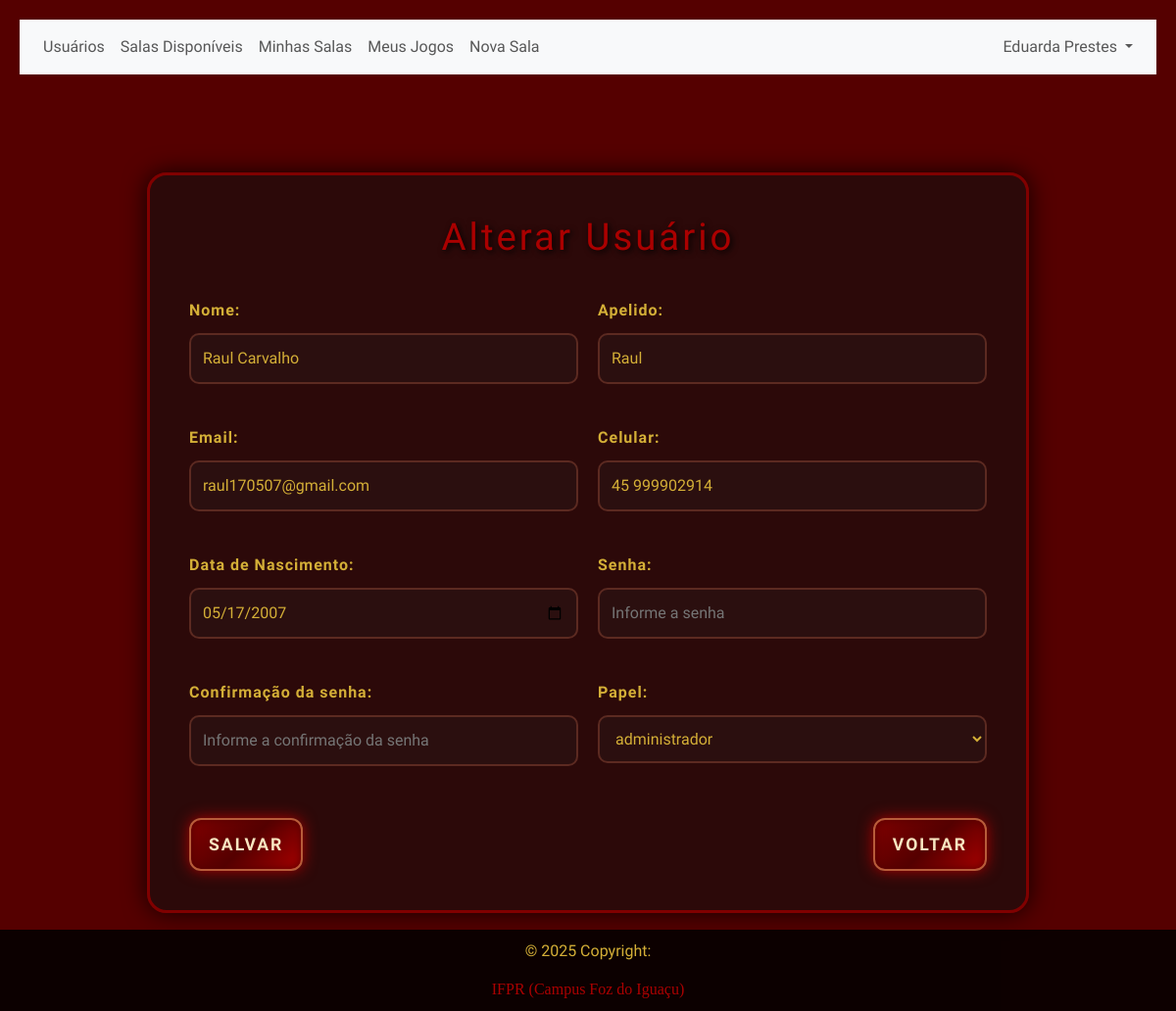
Screenshot of /app/controller/UsuarioController.php?action=edit&id=4 (signed in) with the database file from the repository.
### tables this page shows
CREATE TABLE IF NOT EXISTS `usuarios` (
    `id` INT NOT NULL AUTO_INCREMENT,
    `papel` ENUM('jogador', 'administrador') NOT NULL,
    `nome` VARCHAR(100) NOT NULL,
    `apelido` VARCHAR(50) NULL DEFAULT NULL,
    `email` VARCHAR(100) NOT NULL,
    `telefone` VARCHAR(20) NULL DEFAULT NULL,
    `data_nascimento` DATE NOT NULL,
    `senha` VARCHAR(255) NOT NULL,
    `foto` VARCHAR(255) NULL,
    PRIMARY KEY (`id`),
    UNIQUE INDEX `email_unique` (`email` ASC),
    UNIQUE INDEX `apelido_unique` (`apelido` ASC)
);

### app/model/Usuario.php (called while the page is built, shortened)
<?php
class Usuario
{
    private ?string $papel;
    private ?string $nome;
    private ?string $apelido;
    private ?string $email;
    private ?string $telefone;
    private ?string $dataNascimento;
    private ?string $senha;
    public function getPapel(): ?string
    {
        return $this->papel;
    }
    public function setPapel(?string $papel): self
    {
        $this->papel = $papel;
        return $this;
    }
    public function getNome(): ?string
    {
        return $this->nome;
    }
    public function setNome(?string $nome): self
    {
        $this->nome = $nome;
        return $this;
    }
    public function getApelido(): ?string
    {
        return $this->apelido;
    }
    public function setApelido(?string $apelido): self
    {
        $this->apelido = $apelido;
        return $this;
    }
    public function getEmail(): ?string
    {
        return $this->email;
    }
    public function setEmail(?string $email): self
    {
        $this->email = $email;
        return $this;
    }
    public function getTelefone(): ?string
    {
        return $this->telefone;
    }
    public function setTelefone(?string $telefone): self
    {
        $this->telefone = $telefone;
        return $this;
    }
    public function getDataNascimento(): ?string
    {
        return $this->dataNascimento;
    }
    public function setDataNascimento(?string $dataNascimento): self
    {
        $this->dataNascimento = $dataNascimento;
        return $this;
    }
    public function getSenha(): ?string
    {
        return $this->senha;
    }
    public function setSenha(?string $senha): self
    {
        $this->senha = $senha;
        return $this;
    }
}

### app/dao/UsuarioDAO.php (called while the page is built, shortened)
<?php
include_once(__DIR__ . "/../model/Usuario.php");
class UsuarioDAO
{
    public function findById(int $id)
    {
        $conn = Connection::getConn();
        $sql = "SELECT * FROM usuarios u" .
            " WHERE u.id = ?";
        $stm = $conn->prepare($sql);
        $stm->execute([$id]);
        $result = $stm->fetchAll();
        $usuarios = $this->mapUsuarios($result);
        if (count($usuarios) == 1)
            return $usuarios[0];
        elseif (count($usuarios) == 0)
            return null;
        die("UsuarioDAO.findById()" .
            " - Erro: mais de um usuário encontrado.");
    }
    private function mapUsuarios($result)
    {
        $usuarios = array();
        foreach ($result as $reg) {
            $usuario = new Usuario();
            $usuario->setId($reg['id']);
            $usuario->setPapel($reg['papel']);
            $usuario->setNome($reg['nome']);
            $usuario->setApelido($reg['apelido']);
            $usuario->setEmail($reg['email']);
            $usuario->setTelefone($reg['telefone']);
            $usuario->setDataNascimento($reg['data_nascimento']);
            $usuario->setSenha($reg['senha']);
            $usuario->setFoto($reg['foto']);
            array_push($usuarios, $usuario);
        }
        return $usuarios;
    }
}

### app/view/usuario/usu-form.php (the view, shortened to what this page needs)
<?php
require_once(__DIR__ . "/../include/header.php");
require_once(__DIR__ . "/../include/menu.php");
?>
<link rel="stylesheet" href="<?= BASEURL ?>/view/css/usu-form.css">
<div class="container">
    <h3>
        <?php if ($dados['id'] == 0) echo "Inserir";
        else echo "Alterar"; ?> Usuário
    </h3>
    <form id="frmUsuario" method="POST"
        action="<?= BASEURL ?>/controller/UsuarioController.php?action=save">
        <div class="form-grid">
            <div class="form-group">
                <label for="txtNome">Nome:</label>
                <input type="text" id="txtNome" name="nome" maxlength="100"
                    placeholder="Informe o nome"
                    value="<?= isset($dados["usuario"]) ? $dados["usuario"]->getNome() : '' ?>" />
            </div>
            <div class="form-group">
                <label for="txtApelido">Apelido:</label>
                <input type="text" id="txtApelido" name="apelido" maxlength="50"
                    placeholder="Informe o seu apelido"
                    value="<?= isset($dados["usuario"]) ? $dados["usuario"]->getApelido() : '' ?>" />
            </div>
            <div class="form-group">
                <label for="txtLogin">Email:</label>
                <input type="text" id="txtLogin" name="email" maxlength="100"
                    placeholder="Informe o email"
                    value="<?= isset($dados["usuario"]) ? $dados["usuario"]->getEmail() : '' ?>" />
            </div>
            <div class="form-group">
                <label for="txtTelefone">Celular:</label>
                <input type="text" id="txtTelefone" name="telefone" maxlength="20"
                    placeholder="Informe o seu celular"
                    value="<?= isset($dados["usuario"]) ? $dados["usuario"]->getTelefone() : '' ?>" />
            </div>
            <div class="form-group">
                <label for="txtDataNascimento">Data de Nascimento:</label>
                <input type="date" id="txtDataNascimento" name="data_nascimento"
                    value="<?= isset($dados["usuario"]) ? $dados["usuario"]->getDataNascimento() : '' ?>" />
            </div>
            <div class="form-group">
                <label for="txtSenha">Senha:</label>
                <input type="password" id="txtPassword" name="senha" maxlength="50"
                    placeholder="Informe a senha"
                    value="<?= isset($dados["usuario"]) ? $dados["usuario"]->getSenha() : '' ?>" />
            </div>
            <div class="form-group">
                <label for="txtConfSenha">Confirmação da senha:</label>
                <input type="password" id="txtConfSenha" name="conf_senha" maxlength="50"
                    placeholder="Informe a confirmação da senha"
                    value="<?= isset($dados['confSenha']) ? $dados['confSenha'] : '' ?>" />
            </div>
            <div class="form-group">
                <label for="selPapel">Papel:</label>
                <select name="papel" id="selPapel">
                    <?php foreach ($dados["papeis"] as $papel): ?>
                        <option value="<?= $papel ?>"
                            <?= (isset($dados["usuario"]) && $dados["usuario"]->getPapel() == $papel) ? "selected" : "" ?>>
                            <?= $papel ?>
                        </option>
                    <?php endforeach; ?>
                </select>
            </div>
        </div>
        <div class="actions">
            <button type="submit" class="btn">Salvar</button>
            <a class="btn" href="<?= BASEURL ?>/controller/UsuarioController.php?action=list">Voltar</a>
        </div>
    </form>
</div>
<?php
require_once(__DIR__ . "/../include/footer.php");
?>

### app/view/css/usu-form.css (style rules this page uses)
body { background-color: #550000; font-family: 'Caudex', serif; color: #d4af37; margin: 0; padding: 20px; }
.container { background: rgba(40, 10, 10, 0.9); border: 3px solid #800000; padding: 40px; border-radius: 20px; box-shadow: 0 0 25px rgba(0, 0, 0, 0.8); max-width: 900px; margin: 100px auto 80px auto; backdrop-filter: blur(6px); }
h3 { font-family: 'Caudex', cursive; font-size: 2.4em; color: #aa0000; text-shadow: 2px 2px 6px #000; margin-bottom: 40px; text-align: center; letter-spacing: 3px; }
.form-grid { display: grid; grid-template-columns: 1fr 1fr; gap: 20px; }
.form-group { margin-bottom: 18px; text-align: left; }
label { font-size: 1em; font-weight: bold; color: #d4af37; display: block; margin-bottom: 6px; letter-spacing: 1px; }
input[type="text"], input[type="password"], input[type="date"], select { background-color: #2b0f0f; border: 2px solid #5c2a21; border-radius: 10px; width: 100%; padding: 12px; margin: 5px 0; color: #d4af37; font-size: 1em; outline: none; transition: border 0.3s ease, box-shadow 0.3s ease; }
.actions { margin-top: 30px; display: flex; justify-content: space-between; gap: 15px; }
button, .btn { background: linear-gradient(135deg, #800000, #550000, #aa0000); border: 2px solid #b85c3a; padding: 12px 18px; border-radius: 12px; font-size: 1.1em; color: #f8e6c1; cursor: pointer; font-weight: bold; text-transform: uppercase; letter-spacing: 2px; box-shadow: 0 0 15px #aa0000, inset 0 0 10px #550000; transition: all 0.3s ease; text-decoration: none; display: inline-block; }

### rows the page displays
usuarios: nome "Raul Carvalho", apelido "Raul", email "raul170507@gmail.com", telefone "45 999902914", data_nascimento "05/17/2007", papel "administrador"

### other values shown
$nome "Eduarda Prestes"
